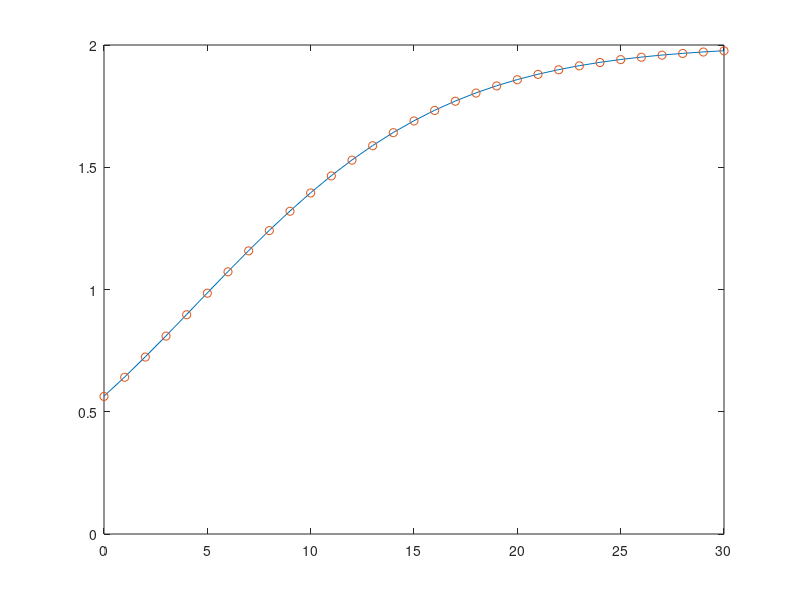

Here is the MATLAB script that generated this plot:
clc
lamda = 1;
B = 1;
anpha = 0.75;
P0dB = 0:1:30;
P0 = 10.^(P0dB./10);
%--------
P1 = P0.*anpha;
P2 = P0.*(1-anpha);
%-----------------------ly thuyet---------------------
for i =1 : length(P0dB)
%-------hang so ngoai dau tich phan------------
    a(i) = P1(i)/(log(2)*lamda);
    %---hang so tich phan 1 va 2 ---
    HS1(i) = (-exp(lamda/P2(i)))/P1(i);
    HS2(i) = (exp(lamda/(P1(i)+P2(i))))/P1(i);
%-------------tich phan 1 va 2------------------
    x1(i) =lamda/P2(i);
    x2(i) =lamda/(P2(i)+P1(i));
    TP1(i) = expint(x1(i));
    TP2(i) = expint(x2(i));
%---result
    C_LT(i) = a(i)*((HS1(i)*TP1(i))+(HS2(i)*TP2(i)));
end
%--------------------Mo phong-------------------------
N = 10^5;
g= gamrnd(1,1,1,N);
SNR = zeros(N,length(P0dB));
for i = 1:N
    for j = 1:length(P0dB)
        SNR(i,j) = (P1(j)*g(i))/((P2(j)*g(i))+1);
    end
end
%--
C_MP = sum(B.*log2(1+SNR))/N;
 plot( P0dB,C_MP, P0dB, C_LT, 'o' );
    